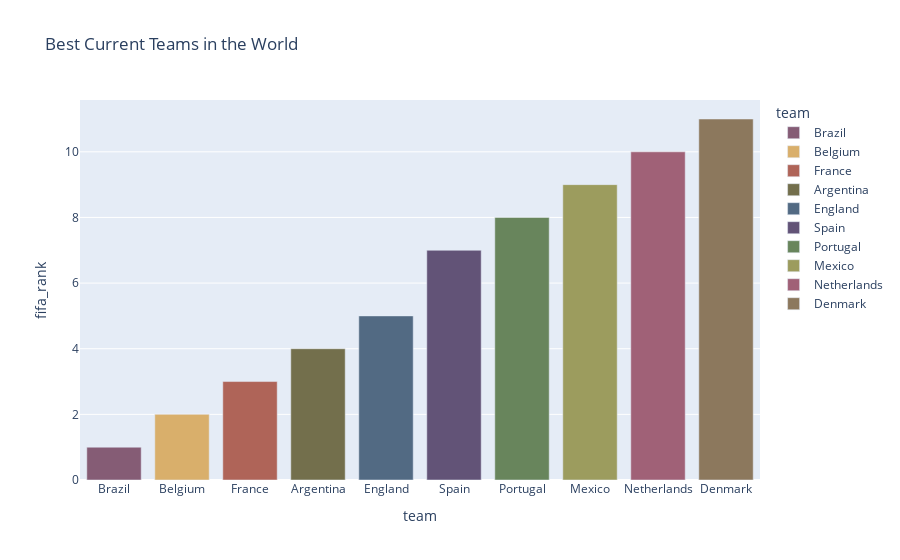

Write notebook code for a chart like this one.
### Code cell
# best current best teams in the world according to their rank
home = final_fifa_df[['date', 'home_team', 'home_team_fifa_rank']].rename(
    columns={'home_team': 'team', 'home_team_fifa_rank': 'fifa_rank'})
away = final_fifa_df[['date', 'away_team', 'away_team_fifa_rank']].rename(
    columns={'away_team': 'team', 'away_team_fifa_rank': 'fifa_rank'})

final_best_current_teams = (pd.concat([home, away])
                      .sort_values(by=['date', 'fifa_rank'], ascending=[False, True])
                      .groupby('team').first().sort_values(by='fifa_rank').reset_index())

fig = px.bar(final_best_current_teams[:10], x='team', y='fifa_rank', color='team',
             title='Best Current Teams in the World', color_discrete_sequence=px.colors.qualitative.Antique)
fig.update_layout(hovermode="x unified", xaxis={
                  'categoryorder': 'total ascending'})

### Figure 1 — Plotly figure (JSON) as saved in the notebook; plotly's stock layout.template omitted (floating-point values rounded to 4 significant figures)
{"data": [{"alignmentgroup": "True", "hovertemplate": "team=%{x}<br>fifa_rank=%{y}<extra></extra>", "legendgroup": "Brazil", "marker": {"color": "rgb(133, 92, 117)", "pattern": {"shape": ""}}, "name": "Brazil", "offsetgroup": "Brazil", "orientation": "v", "showlegend": true, "textposition": "auto", "type": "bar", "x": ["Brazil"], "xaxis": "x", "y": [1], "yaxis": "y"}, {"alignmentgroup": "True", "hovertemplate": "team=%{x}<br>fifa_rank=%{y}<extra></extra>", "legendgroup": "Belgium", "marker": {"color": "rgb(217, 175, 107)", "pattern": {"shape": ""}}, "name": "Belgium", "offsetgroup": "Belgium", "orientation": "v", "showlegend": true, "textposition": "auto", "type": "bar", "x": ["Belgium"], "xaxis": "x", "y": [2], "yaxis": "y"}, {"alignmentgroup": "True", "hovertemplate": "team=%{x}<br>fifa_rank=%{y}<extra></extra>", "legendgroup": "France", "marker": {"color": "rgb(175, 100, 88)", "pattern": {"shape": ""}}, "name": "France", "offsetgroup": "France", "orientation": "v", "showlegend": true, "textposition": "auto", "type": "bar", "x": ["France"], "xaxis": "x", "y": [3], "yaxis": "y"}, {"alignmentgroup": "True", "hovertemplate": "team=%{x}<br>fifa_rank=%{y}<extra></extra>", "legendgroup": "Argentina", "marker": {"color": "rgb(115, 111, 76)", "pattern": {"shape": ""}}, "name": "Argentina", "offsetgroup": "Argentina", "orientation": "v", "showlegend": true, "textposition": "auto", "type": "bar", "x": ["Argentina"], "xaxis": "x", "y": [4], "yaxis": "y"}, {"alignmentgroup": "True", "hovertemplate": "team=%{x}<br>fifa_rank=%{y}<extra></extra>", "legendgroup": "England", "marker": {"color": "rgb(82, 106, 131)", "pattern": {"shape": ""}}, "name": "England", "offsetgroup": "England", "orientation": "v", "showlegend": true, "textposition": "auto", "type": "bar", "x": ["England"], "xaxis": "x", "y": [5], "yaxis": "y"}, {"alignmentgroup": "True", "hovertemplate": "team=%{x}<br>fifa_rank=%{y}<extra></extra>", "legendgroup": "Spain", "marker": {"color": "rgb(98, 83, 119)", "pattern": {"shape": ""}}, "name": "Spain", "offsetgroup": "Spain", "orientation": "v", "showlegend": true, "textposition": "auto", "type": "bar", "x": ["Spain"], "xaxis": "x", "y": [7], "yaxis": "y"}, {"alignmentgroup": "True", "hovertemplate": "team=%{x}<br>fifa_rank=%{y}<extra></extra>", "legendgroup": "Portugal", "marker": {"color": "rgb(104, 133, 92)", "pattern": {"shape": ""}}, "name": "Portugal", "offsetgroup": "Portugal", "orientation": "v", "showlegend": true, "textposition": "auto", "type": "bar", "x": ["Portugal"], "xaxis": "x", "y": [8], "yaxis": "y"}, {"alignmentgroup": "True", "hovertemplate": "team=%{x}<br>fifa_rank=%{y}<extra></extra>", "legendgroup": "Mexico", "marker": {"color": "rgb(156, 156, 94)", "pattern": {"shape": ""}}, "name": "Mexico", "offsetgroup": "Mexico", "orientation": "v", "showlegend": true, "textposition": "auto", "type": "bar", "x": ["Mexico"], "xaxis": "x", "y": [9], "yaxis": "y"}, {"alignmentgroup": "True", "hovertemplate": "team=%{x}<br>fifa_rank=%{y}<extra></extra>", "legendgroup": "Netherlands", "marker": {"color": "rgb(160, 97, 119)", "pattern": {"shape": ""}}, "name": "Netherlands", "offsetgroup": "Netherlands", "orientation": "v", "showlegend": true, "textposition": "auto", "type": "bar", "x": ["Netherlands"], "xaxis": "x", "y": [10], "yaxis": "y"}, {"alignmentgroup": "True", "hovertemplate": "team=%{x}<br>fifa_rank=%{y}<extra></extra>", "legendgroup": "Denmark", "marker": {"color": "rgb(140, 120, 93)", "pattern": {"shape": ""}}, "name": "Denmark", "offsetgroup": "Denmark", "orientation": "v", "showlegend": true, "textposition": "auto", "type": "bar", "x": ["Denmark"], "xaxis": "x", "y": [11], "yaxis": "y"}], "layout": {"barmode": "relative", "hovermode": "x unified", "legend": {"title": {"text": "team"}, "tracegroupgap": 0}, "title": {"text": "Best Current Teams in the World"}, "xaxis": {"anchor": "y", "categoryarray": ["Brazil", "Belgium", "France", "Argentina", "England", "Spain", "Portugal", "Mexico", "Netherlands", "Denmark"], "categoryorder": "total ascending", "domain": [0, 1], "title": {"text": "team"}}, "yaxis": {"anchor": "x", "domain": [0, 1], "title": {"text": "fifa_rank"}}}}
